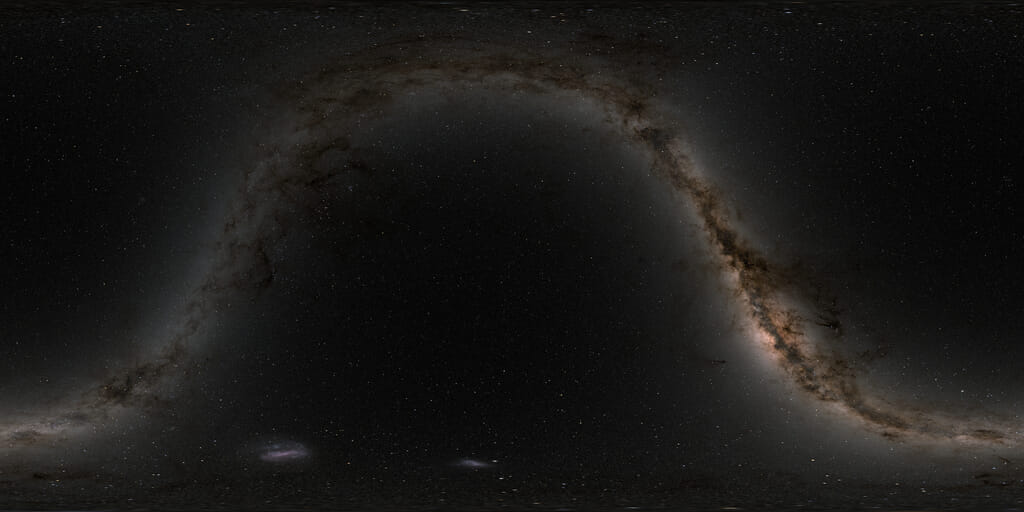
#> input picture materials/source-assets/signwall/nasa_elsewhere_starfield_4k_print.jpg, 1024 x 512 px, found by its file name
$ python generate_signwall_v2.py
#> lines starting #> are read from the running program, lines starting #| are printed output that depends on the picture
from pathlib import Path
import math
import random

from PIL import Image, ImageDraw, ImageFilter, ImageFont, ImageEnhance


ROOT = Path("/Users/wuyue/Documents/自主管理学院")
ASSETS = ROOT / "assets" / "signwall"
OUT_PREVIEW = ROOT / "向九年级出发_签名墙_v11_预览.png"
OUT_PRINT = ROOT / "向九年级出发_签名墙_v11_9000x6000.png"

W, H = 9000, 6000
SCALE_PREVIEW = 3

TITLE = "向九年级出发"
SUBTITLE = "进衢年级成长表彰暨九年级入境仪式 · 2026.7.6"

FONT_TITLE = ASSETS / "LongCang-Regular.ttf"
FONT_SUBTITLE = Path("/System/Library/Fonts/Hiragino Sans GB.ttc")
BG_IMAGE = ASSETS / "nasa_elsewhere_starfield_4k_print.jpg"


# [21 lines left out: functions cubic, cubic_tangent, star_points, not called in this run]


def draw_star(draw, cx, cy, outer, rotation, fill, outline):
    pts = star_points(cx, cy, outer, outer * 0.43, rotation)
    draw.polygon(pts, fill=fill, outline=outline)


def make_background():
    base = Image.new("RGB", (W, H), "#020819")
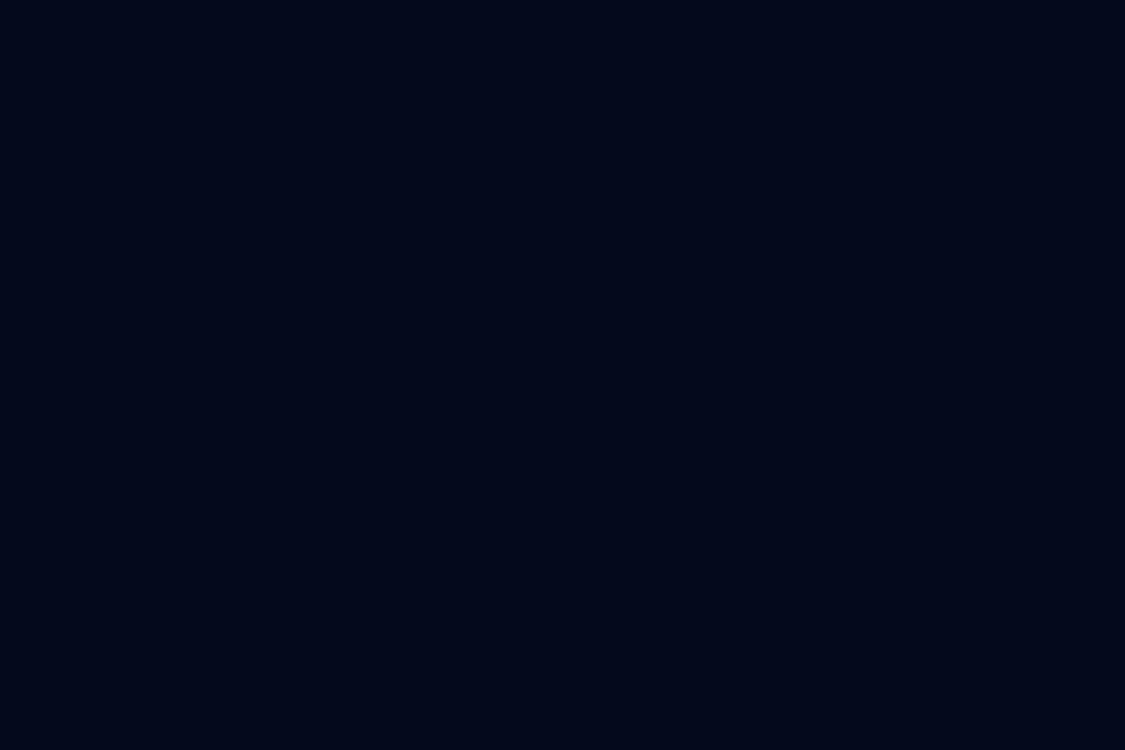
#> base: PIL image 9000x6000 RGB (shown at 1/8 size); mean R, G, B 2, 8, 25

    if BG_IMAGE.exists():
        bg = Image.open(BG_IMAGE).convert("RGB")
#> bg is the input picture: PIL image 1024x512 RGB; mean R, G, B 26.2, 25.1, 23.6
        bg = bg.resize((W, H), Image.Resampling.LANCZOS)
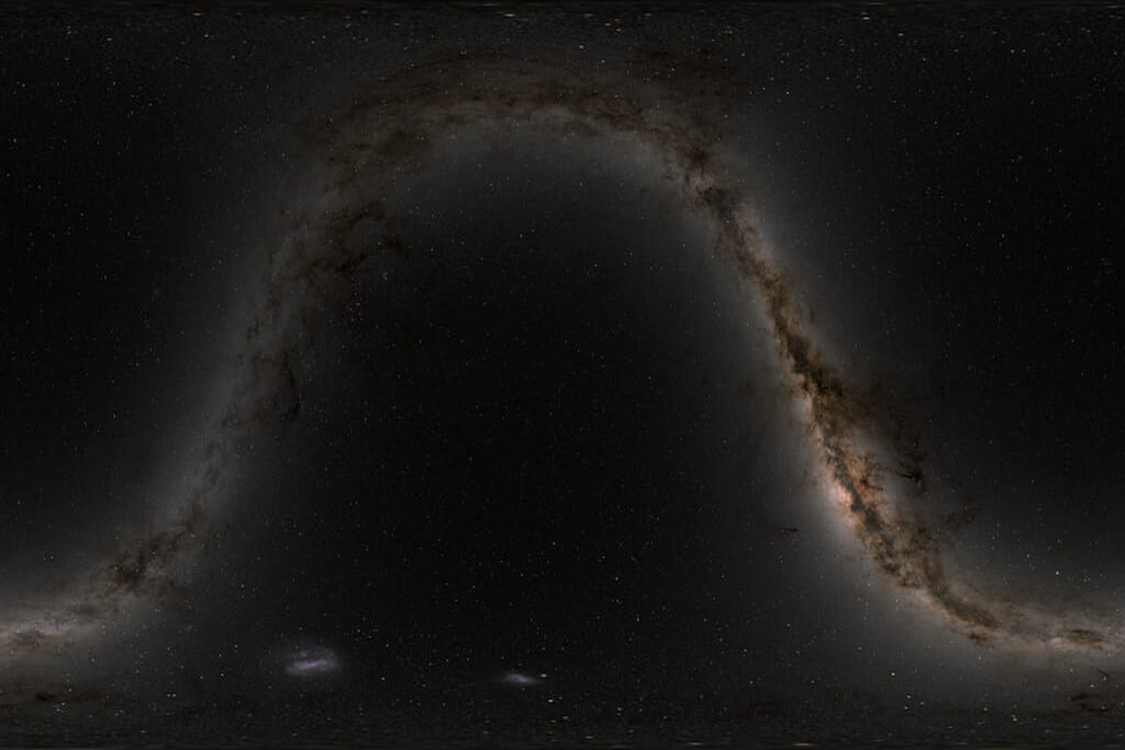
#> bg: PIL image 9000x6000 RGB (shown at 1/8 size); mean R, G, B 26.2, 25.1, 23.6
        bg = ImageEnhance.Contrast(bg).enhance(1.85)
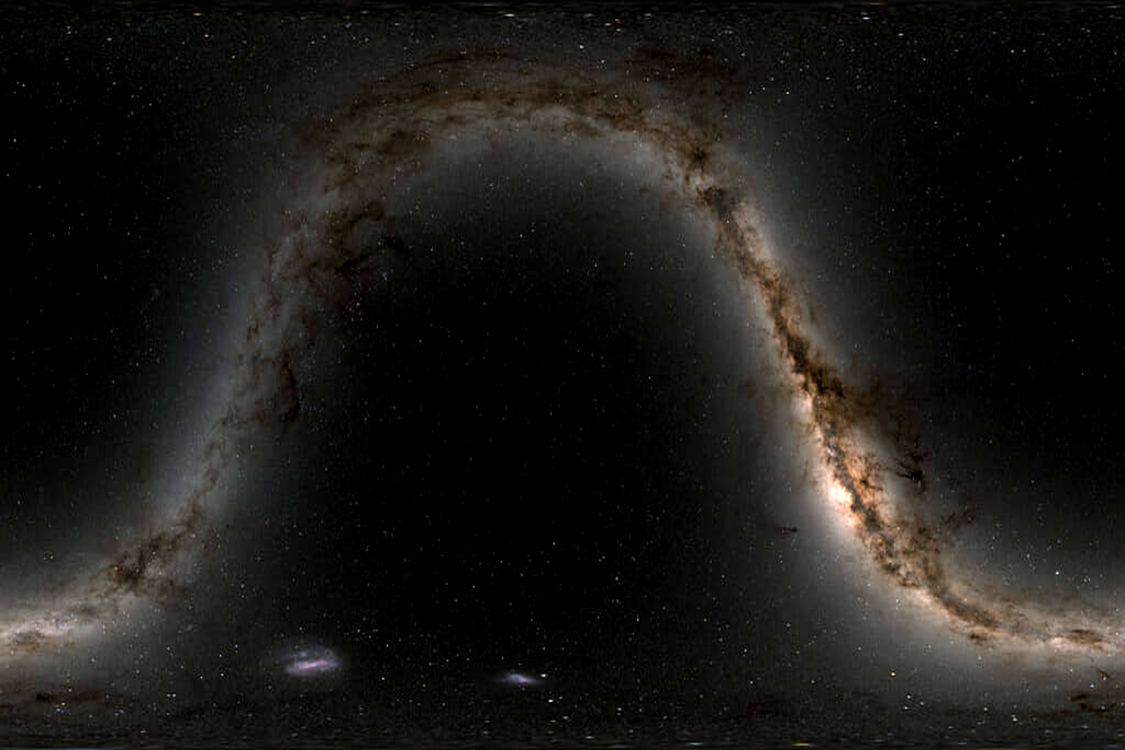
#> bg: PIL image 9000x6000 RGB (shown at 1/8 size); mean R, G, B 27.8, 25.9, 23
        bg = ImageEnhance.Brightness(bg).enhance(0.34)
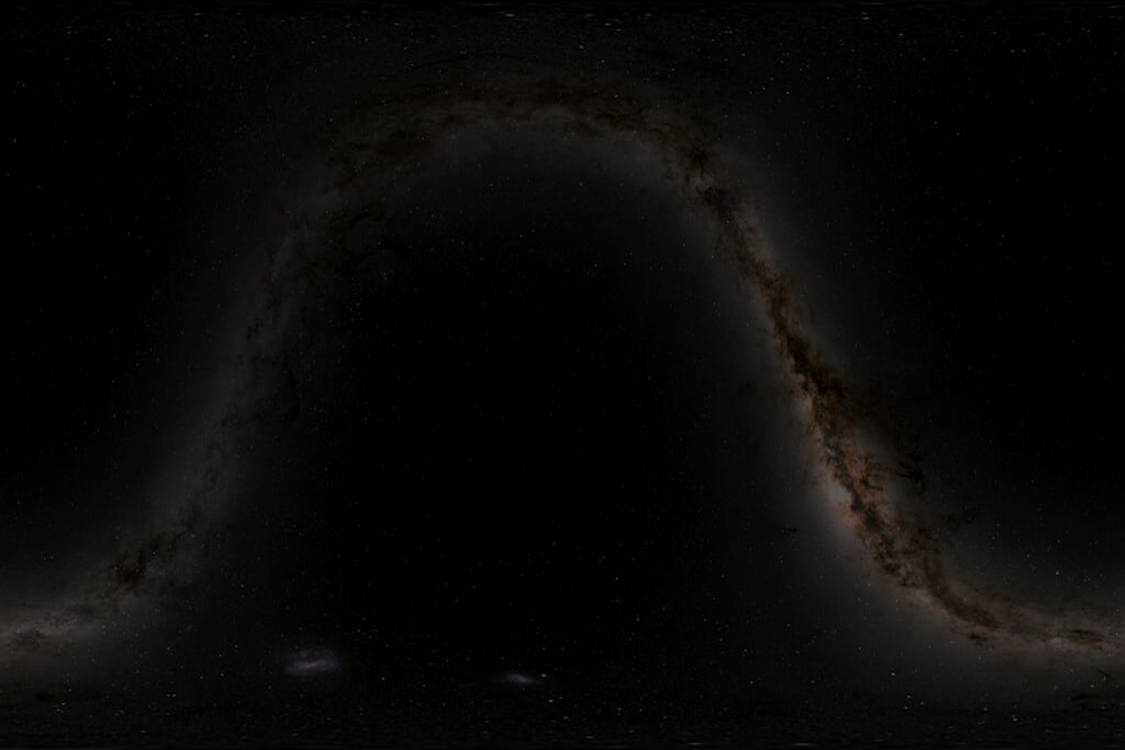
#> bg: PIL image 9000x6000 RGB (shown at 1/8 size); mean R, G, B 9.1, 8.4, 7.5
        bg = ImageEnhance.Color(bg).enhance(0.65)
        base = Image.blend(base, bg, 0.78)

    # Deep blue spatial gradients.
    overlay = Image.new("RGBA", (W, H), (0, 0, 0, 0))
#> overlay: PIL image 9000x6000 RGBA; every value is 0
    px = overlay.load()
    for y in range(H):
        for x in range(W):
            dx = (x - W * 0.68) / W
            dy = (y - H * 0.50) / H
            r = math.sqrt(dx * dx + dy * dy)
            glow = max(0, 1 - r * 2.2)
            top = max(0, 1 - y / H)
            a = int(105 * glow + 35 * top)
            px[x, y] = (15, 55, 118, a)
    base = Image.alpha_composite(base.convert("RGBA"), overlay)

    # Dark vignette.
    vignette = Image.new("L", (W, H), 0)
    vpx = vignette.load()
    for y in range(H):
        for x in range(W):
            dx = abs(x - W / 2) / (W / 2)
            dy = abs(y - H / 2) / (H / 2)
            val = int(230 * max(0, (max(dx, dy) - 0.42) / 0.58))
            vpx[x, y] = min(230, val)
    dark = Image.new("RGBA", (W, H), (0, 0, 0, 210))
    base = Image.composite(dark, base, vignette).convert("RGBA")
    return base


# [90 lines left out: functions generate_signature_stars, arc_points, not called in this run]


def lerp(a, b, t):
    return int(a + (b - a) * t)


# [125 lines left out: functions stream_color, draw_galaxy_stream, draw_small_stars, draw_signature_stars, fit_font, draw_text, not called in this run]


def main():
    img = make_background()
    draw_small_stars(img)
    stars = generate_signature_stars()
    img = draw_galaxy_stream(img, stars)
    draw_signature_stars(img, stars)
    draw_text(img)

    img.convert("RGB").save(OUT_PRINT, quality=95)
    preview = img.resize((W // SCALE_PREVIEW, H // SCALE_PREVIEW), Image.Resampling.LANCZOS)
    preview.convert("RGB").save(OUT_PREVIEW, quality=94)
    print(OUT_PREVIEW)
    print(OUT_PRINT)


if __name__ == "__main__":
#> (the run stopped early here; a loop or call above may not have finished)
